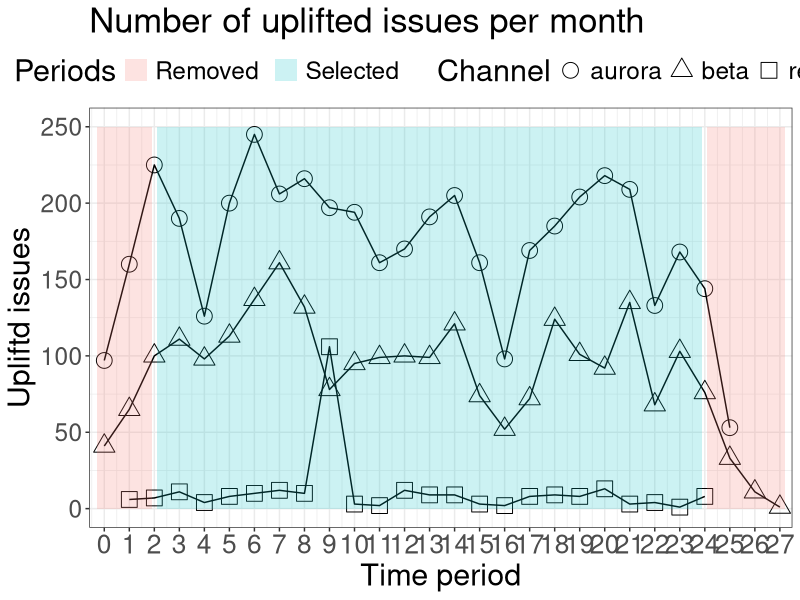

Here is the R script that generated this plot:
library(ggplot2)

dev.new(height=6, width=18)


							
df = read.csv('uplift_dates.csv', header=TRUE, sep=',')

# Shadow dataframe
shadow = data.frame(x.min=c(-0.3,2.1,24.1), x.max=c(1.9,23.9,27.2), y.min=c(0,0,0), y.max=c(250,250,250), Periods=c('Removed ','Selected ','Removed '))

ggplot(data=df, aes(x=Month, y=Number_of_uplifts, shape=Channel)) + 
	geom_line(size=0.5) + 
	scale_x_continuous(breaks=c(0:max(df$Month)), expand=c(0,0.3)) +
	geom_point(size=5) + 
	scale_shape(solid = FALSE) +
	xlab('Time period') + ylab('Upliftd issues') +
	ggtitle('Number of uplifted issues per month') +
	theme_bw() + 			# white background
	theme(plot.title=element_text(size = 25), text=element_text(size=22), axis.text.x=element_text(size=19), legend.position='top') +
	geom_rect(data=shadow, mapping=aes(xmin=x.min, xmax=x.max, ymin=y.min, ymax=y.max, fill=Periods), alpha=0.2, inherit.aes=FALSE)